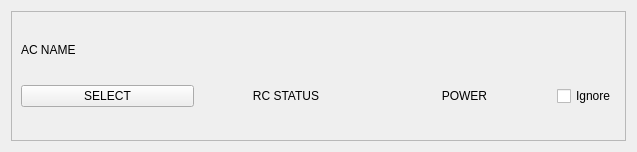
<?xml version="1.0" encoding="UTF-8"?>
<ui version="4.0">
 <class>Strip</class>
 <widget class="QWidget" name="Strip">
  <property name="geometry">
   <rect>
    <x>0</x>
    <y>0</y>
    <width>637</width>
    <height>152</height>
   </rect>
  </property>
  <property name="windowTitle">
   <string>Form</string>
  </property>
  <layout class="QHBoxLayout" name="horizontalLayout">
   <item>
    <widget class="QFrame" name="frame">
     <property name="frameShape">
      <enum>QFrame::StyledPanel</enum>
     </property>
     <property name="frameShadow">
      <enum>QFrame::Raised</enum>
     </property>
     <layout class="QVBoxLayout" name="verticalLayout">
      <item>
       <widget class="QLabel" name="name_label">
        <property name="sizePolicy">
         <sizepolicy hsizetype="Preferred" vsizetype="Fixed">
          <horstretch>0</horstretch>
          <verstretch>0</verstretch>
         </sizepolicy>
        </property>
        <property name="text">
         <string>AC NAME</string>
        </property>
       </widget>
      </item>
      <item>
       <layout class="QHBoxLayout" name="horizontalLayout_2">
        <item>
         <widget class="QPushButton" name="select_button">
          <property name="text">
           <string>SELECT</string>
          </property>
         </widget>
        </item>
        <item>
         <widget class="QLabel" name="rc_label">
          <property name="autoFillBackground">
           <bool>true</bool>
          </property>
          <property name="text">
           <string>RC STATUS</string>
          </property>
          <property name="alignment">
           <set>Qt::AlignCenter</set>
          </property>
         </widget>
        </item>
        <item>
         <widget class="QLabel" name="power_label">
          <property name="autoFillBackground">
           <bool>true</bool>
          </property>
          <property name="text">
           <string>POWER</string>
          </property>
          <property name="alignment">
           <set>Qt::AlignCenter</set>
          </property>
         </widget>
        </item>
        <item>
         <widget class="QCheckBox" name="ignore_checkBox">
          <property name="sizePolicy">
           <sizepolicy hsizetype="Fixed" vsizetype="Fixed">
            <horstretch>0</horstretch>
            <verstretch>0</verstretch>
           </sizepolicy>
          </property>
          <property name="text">
           <string>Ignore</string>
          </property>
         </widget>
        </item>
       </layout>
      </item>
     </layout>
    </widget>
   </item>
  </layout>
 </widget>
 <resources/>
 <connections/>
</ui>
